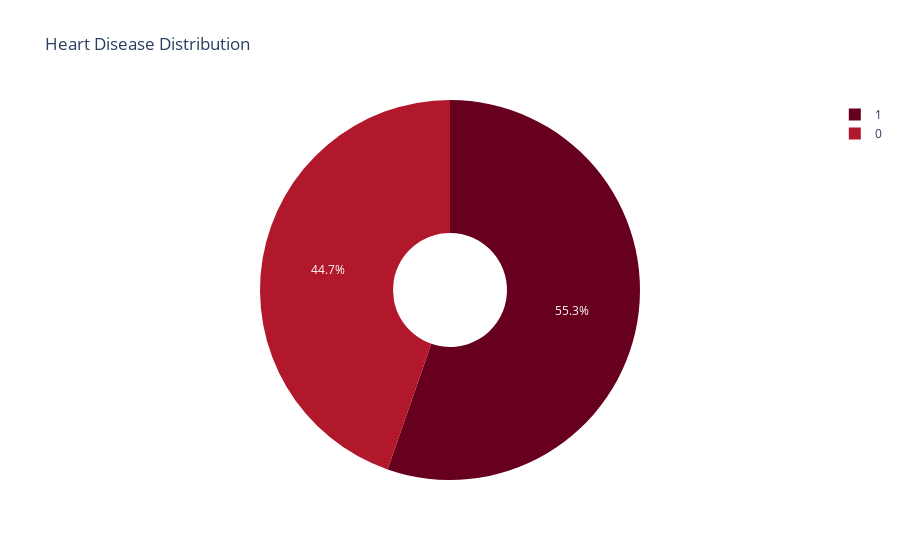

Notebook cell for this chart:
### Code cell
heart_counts = df['Heart_Disease'].value_counts().reset_index()
heart_counts.columns = ['Heart_Disease', 'Count']

fig = px.pie(
    heart_counts,
    names='Heart_Disease',
    values='Count',
    title='Heart Disease Distribution',
    color_discrete_sequence=px.colors.sequential.RdBu,
    hole=0.3
)
fig.show()

### Figure 1 — Plotly figure (JSON) as saved in the notebook; plotly's stock layout.template omitted (floating-point values rounded to 4 significant figures)
{"data": [{"domain": {"x": [0, 1], "y": [0, 1]}, "hole": 0.3, "hovertemplate": "Heart_Disease=%{label}<br>Count=%{value}<extra></extra>", "labels": [1, 0], "legendgroup": "", "name": "", "showlegend": true, "type": "pie", "values": [509, 411]}], "layout": {"legend": {"tracegroupgap": 0}, "piecolorway": ["rgb(103,0,31)", "rgb(178,24,43)", "rgb(214,96,77)", "rgb(244,165,130)", "rgb(253,219,199)", "rgb(247,247,247)", "rgb(209,229,240)", "rgb(146,197,222)", "rgb(67,147,195)", "rgb(33,102,172)", "rgb(5,48,97)"], "title": {"text": "Heart Disease Distribution"}}}
